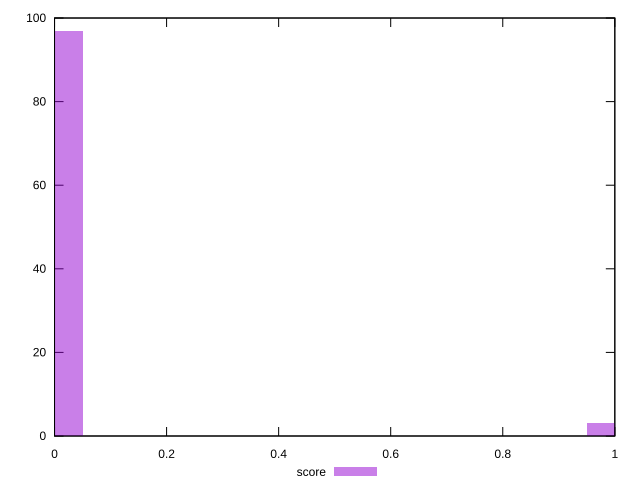

This chart was generated by the following gnuplot code:
reset

$score <<EOF
0 97
1 3
EOF

set key outside below
set boxwidth 0.1
set xrange [0:1]
set yrange [0:100]
set trange [0:100]
set style fill transparent solid 0.5 noborder
set terminal svg size 640, 490 enhanced background rgb 'white'
set output "reports/report_00033_2021-03-01T14-23-16.841Z/third-party-summary/samples/astro-inner/score/histogram.svg"

plot $score title "score" with boxes

reset
